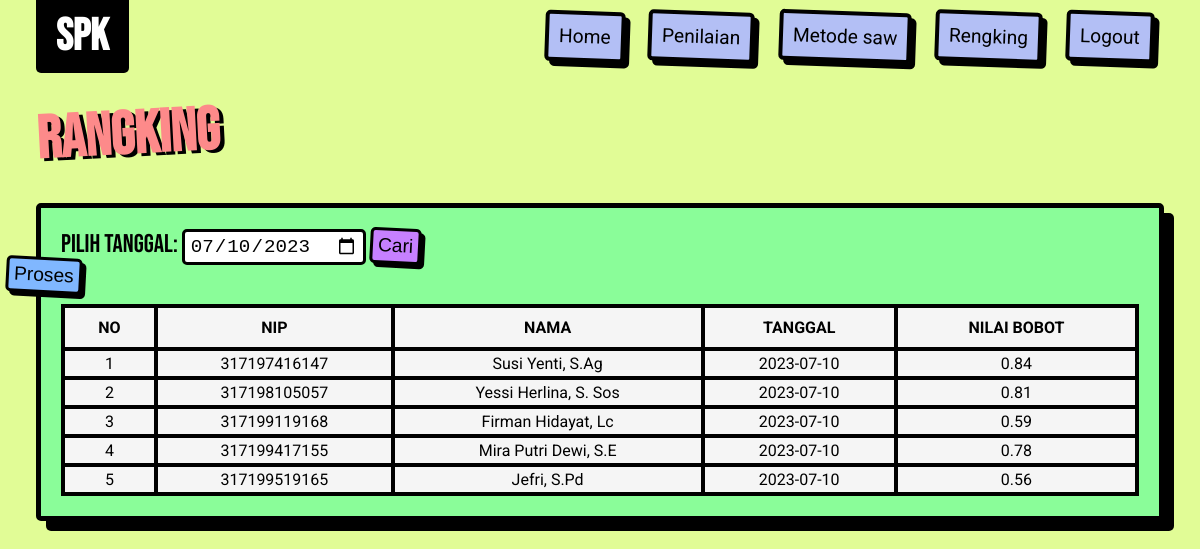
/user/rangking.php?tanggal=2023-07-10 (signed in), run on the app's committed database.
### tables this page shows
CREATE TABLE `tbl_alternatif` (
  `nip` varchar(25) NOT NULL,
  `nama_alternatif` varchar(25) NOT NULL,
  `jenis_kelamin` varchar(15) NOT NULL,
  `gol` varchar(10) NOT NULL,
  `program_studi` varchar(25) NOT NULL,
  `jabatan` varchar(15) NOT NULL
);

### asset/config/function.php (called while the page is built, shortened)
<?php
function koneksi()
{
  return mysqli_connect("localhost", "root", "", "spk_jabatanguru");
}
function query($query)
{
  $conn = koneksi();
  $result = mysqli_query($conn, $query) or die(mysqli_error($conn));
  $rows = [];
  while ($row = mysqli_fetch_array($result)) {
    $rows[] = $row;
  }
  return $rows;
}

### user/rangking.php (the view, shortened to what this page needs)
<?php
require_once '../asset/config/function.php';
$tanggal = isset($_GET['tanggal']) ? $_GET['tanggal'] : date('d-M-Y');
?>
<!DOCTYPE html>
<html lang="en">
<head>
  <link rel="stylesheet" href="../asset/css/style.css">
  <link rel="stylesheet" href="../datatables/datatables.css">
  <link rel="stylesheet" href="../datatables/datatables.css">
</head>
<body>
  <header>
    <div class="logo">
      <h1>SPK</h1>
    </div>
    <div class="menu">
      <ul>
        <li><a href="dashboard_user.php">Home</a></li>
        <li><a href="read_penilaian.php">Penilaian</a></li>
        <li><a href="Metode_saw.php">Metode saw</a></li>
        <li><a href="rangking.php">Rengking</a></li>
        <li><a href="../logout.php">Logout</a></li>
      </ul>
    </div>
  </header>
  <main>
    <h1>Rangking</h1>
    <form method="post" action="">
      <input type="submit" name="proses" value="Proses" class="proses">
    </form>
    <div class="container">
      <div class="container-head">
        <form method="get" action="">
          <label for="tanggal">Pilih Tanggal:</label>
          <input type="date" id="tanggal" name="tanggal" value="<?= $tanggal ?>">
          <input type="submit" value="Cari" class="filter">
        </form>
      </div>
      <div class="tabel">
        <table class="tbl">
          <thead>
            <tr>
              <th>NO</th>
              <th>NIP</th>
              <th>NAMA</th>
              <th>TANGGAL</th>
              <th>NILAI BOBOT</th>
            </tr>
          </thead>
          <tbody>
            <?php
            $alternatifQuery = query("SELECT DISTINCT a.nip, a.nama_alternatif, p.tanggal
                            FROM tbl_alternatif a
                            INNER JOIN tbl_penilaian p ON a.nip = p.nip
                            WHERE p.tanggal = '$tanggal' ORDER BY nip");
            ?>
            <?php $no = 1; ?>
            <?php foreach ($alternatifQuery as $altquery) : ?>
              <?php $vi = 0; ?>
              <tr>
                <td><?= $no++; ?></td>
                <td><?= $altquery['nip']; ?></td>
                <td><?= $altquery['nama_alternatif']; ?></td>
                <td><?= $altquery['tanggal']; ?></td>
                <?php
                $subquery = query("SELECT s.nilai_sub as sub , k.kategori as kategori, k.id_kriteria as id_kriteria
                          FROM tbl_penilaian p
                          INNER JOIN tbl_subkriteria s ON p.id_sub = s.id_sub
                          INNER JOIN tbl_kriteria k ON p.id_kriteria = k.id_kriteria
                          WHERE tanggal='" . $altquery['tanggal'] . "' AND nip='" . $altquery['nip'] . "' ");
                ?>
                <?php foreach ($subquery as $sub) : ?>
                  <?php
                  $query1 = mysqli_query(koneksi(), "SELECT MAX(s.nilai_sub) AS nmax
                                          FROM tbl_subkriteria s
                                          INNER JOIN tbl_penilaian p ON s.id_sub = p.id_sub
                                          INNER JOIN tbl_alternatif a ON p.nip = a.nip
                                          WHERE p.tanggal = '$tanggal' AND s.id_kriteria = '" . $sub['id_kriteria'] . "'");
                  $result1 = mysqli_fetch_array($query1);
                  $tmax = $result1['nmax'];
                  $query2 = mysqli_query(koneksi(), "SELECT MIN(s.nilai_sub) AS nmin
                                          FROM tbl_subkriteria s
                                          INNER JOIN tbl_penilaian p ON s.id_sub = p.id_sub
                                          INNER JOIN tbl_alternatif a ON p.nip = a.nip
                                          WHERE p.tanggal = '$tanggal' AND s.id_kriteria = '" . $sub['id_kriteria'] . "'");
                  $result2 = mysqli_fetch_array($query2);
                  $tmin = $result2['nmin'];
                  $kategori = $sub['kategori'];
                  if ($kategori == 'Benefit') {
                    $val = $sub['sub'] / $tmax;
                  } else {
                    $val = $tmin / $sub['sub'];
                  }
                  ?>
                  <?php $val = round($val, 2); ?>
                  <?php $query4 = mysqli_query(koneksi(), "SELECT bobot FROM tbl_kriteria WHERE id_kriteria = '" . $sub['id_kriteria'] . "'") ?>
                  <?php $result4 = mysqli_fetch_array($query4); ?>
                  <?php $bobotval = $result4['bobot']; ?>
                  <?php $valbobot = ($val * $bobotval); ?>
                  <?php $vi += $valbobot; ?>
                  <?php $nvi = round($vi, 2); ?>
                <?php endforeach; ?>
                <td><?= $nvi ?></td>
              </tr>
            <?php endforeach; ?>
          </tbody>
        </table>
      </div>
    </div>
  </main>
</body>
</html>

### asset/css/style.css (style rules this page uses)
:root { --green: #e1fc96; --black: #000; --white: #fff; --bebas: "Bebas Neue", sans-serif; --robot: "Roboto", sans-serif; }
* { padding: 0; margin: 0; text-decoration: none; list-style: none; box-sizing: border-box; }
body { position: relative; background: var(--green); min-height: 100vh; }
header { display: flex; justify-content: space-between; align-items: center; padding: 0px 3%; }
.logo { font-family: var(--bebas); font-size: 1.4rem; background: var(--black); padding: 10px 20px; color: var(--white); border-bottom-left-radius: 5px; border-bottom-right-radius: 5px; }
.menu li { display: inline; padding: 10px; font-size: 1.2rem; }
.menu li a { position: relative; color: black; background-color: rgb(179, 191, 245); display: inline-block; padding: 10px; box-shadow: 5px 5px var(--black); border-radius: 5px; border: 4px solid var(--black); font-family: var(--robot); transform: rotate(2deg); -webkit-transform: rotate(2deg); -moz-transform: rotate(2deg); -ms-transform: rotate(2deg); -o-transform: rotate(2deg); }
main { margin: 2px 3%; border-radius: 5px; font-family: var(--robot); flex: 1; }
main h1 { position: relative; font-family: var(--bebas); font-size: 60px; text-shadow: 4px 3px rgb(0, 0, 0); color: rgb(253, 138, 138); transform: rotate(-3deg); -webkit-transform: rotate(-3deg); -moz-transform: rotate(-3deg); -ms-transform: rotate(-3deg); -o-transform: rotate(-3deg); }
.container { background: rgb(138, 253, 153); margin-top: 20px; padding: 20px; box-shadow: 10px 10px black; border: 5px solid black; border-radius: 5px; -webkit-border-radius: 5px; -moz-border-radius: 5px; -ms-border-radius: 5px; -o-border-radius: 5px; }
.container-head { margin: 0px 0px 30px; }
.container-head label { font-family: var(--bebas); font-size: 1.6rem; }
.container-head input { padding: 3px 5px; border: 3px solid var(--black); border-radius: 5px; font-size: 1.2rem; }
.container-head .filter { padding: 4px 5px; box-shadow: 4px 4px rgb(0, 0, 0); border: 3px solid var(--black); border-radius: 5px; background-color: rgb(198, 128, 255); margin-bottom: 10px; font-size: 1.2rem; transform: rotate(3deg); -webkit-transform: rotate(3deg); -moz-transform: rotate(3deg); -ms-transform: rotate(3deg); -o-transform: rotate(3deg); }
.proses { position: relative; top: 110px; right: 30px; padding: 4px 5px; border: 3px solid var(--black); border-radius: 5px; background-color: rgb(128, 183, 255); outline: none; box-shadow: 4px 4px rgb(0, 0, 0); font-size: 1.2rem; transform: rotate(3deg); -webkit-transform: rotate(3deg); -moz-transform: rotate(3deg); -ms-transform: rotate(3deg); -o-transform: rotate(3deg); }
.tbl { position: relative; width: 100%; text-align: center; border-collapse: collapse; background-color: whitesmoke; border-radius: 4px; -webkit-border-radius: 4px; -moz-border-radius: 4px; -ms-border-radius: 4px; -o-border-radius: 4px; }
.tbl tr th { border: 4px solid black; padding: 10px; }
.tbl tr td { border: 4px solid black; padding: 3px; }

### datatables/datatables.css (style rules this page uses)
:root { --dt-row-selected: 13, 110, 253; --dt-row-selected-text: 255, 255, 255; --dt-row-selected-link: 9, 10, 11; }

### data on the page
tbl_alternatif: nip "317197416147", nama_alternatif "Susi Yenti, S.Ag", tanggal "2023-07-10", nvi "0.84"
tbl_alternatif: nip "317198105057", nama_alternatif "Yessi Herlina, S. Sos", tanggal "2023-07-10", nvi "0.81"
tbl_alternatif: nip "317199119168", nama_alternatif "Firman Hidayat, Lc", tanggal "2023-07-10", nvi "0.59"
tbl_alternatif: nip "317199417155", nama_alternatif "Mira Putri Dewi, S.E", tanggal "2023-07-10", nvi "0.78"
tbl_alternatif: nip "317199519165", nama_alternatif "Jefri, S.Pd", tanggal "2023-07-10", nvi "0.56"
